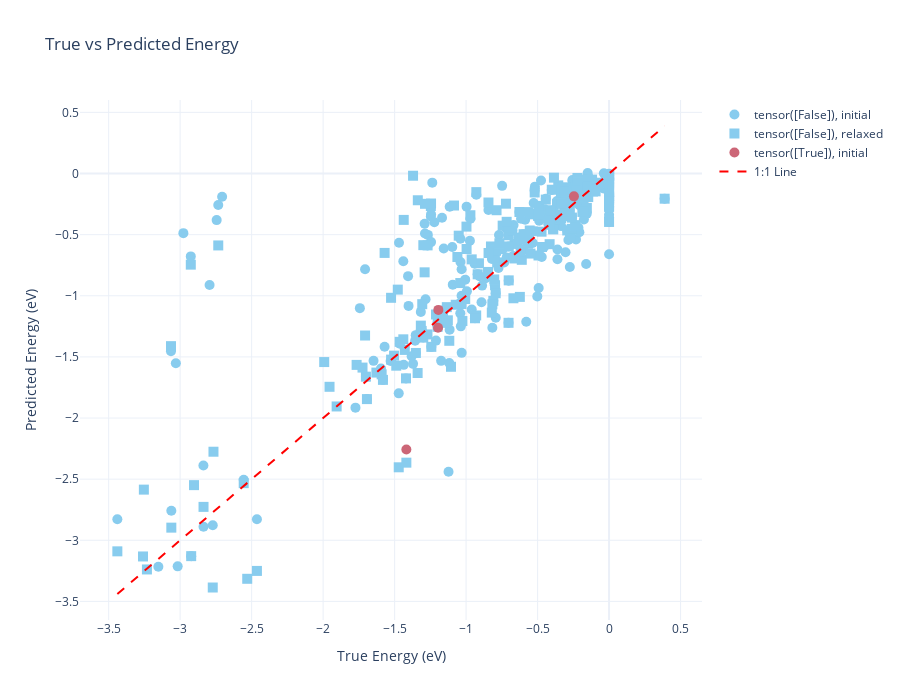

This figure's notebook cell:
### Code cell
# Color palette
color_map = px.colors.qualitative.Safe

fig = go.Figure()

unique_dissociations = df_test_set["Dissociation"].unique()
unique_states = df_test_set["State"].unique()

for i, diss in enumerate(unique_dissociations):
    for j, state in enumerate(unique_states):
        subset = df_test_set[(df_test_set["Dissociation"] == diss) & (df_test_set["State"] == state)]
        if not subset.empty:
            fig.add_trace(go.Scatter(
                x=subset['True_eV'],
                y=subset['Prediction_eV'],
                mode='markers',
                name=f"{diss}, {state}",
                marker=dict(
                    size=10,
                    color=color_map[i % len(color_map)],
                    symbol=j
                ),
                # Include extra hover fields
                hovertemplate=
                    "<b>Molecule Group:</b> %{customdata[2]}<br>" +
                    "<b>Molecule:</b> %{customdata[3]}<br>" +
                    "<b>State:</b> %{customdata[1]}<br>" +
                    "<b>Dissociation:</b> %{customdata[0]}<br>" +
                    "<b>True Energy:</b> %{x:.3f} eV<br>" +
                    "<b>Predicted:</b> %{y:.3f} eV<br>" +
                    "<extra></extra>",
                customdata=subset[['Dissociation', 'State', 'Molecule Group', 'Molecule']]
            ))

# 1:1 Line
fig.add_trace(go.Scatter(
    x=[df_test_set['True_eV'].min(), df_test_set['True_eV'].max()],
    y=[df_test_set['True_eV'].min(), df_test_set['True_eV'].max()],
    mode='lines',
    name='1:1 Line',
    line=dict(dash='dash', color='red')
))

# Layout
fig.update_layout(
    title='True vs Predicted Energy',
    xaxis_title='True Energy (eV)',
    yaxis_title='Predicted Energy (eV)',
    width=900,
    height=700,
    template='plotly_white'
)

fig.show()

### Figure 1 — Plotly figure (JSON) as saved in the notebook; plotly's stock layout.template omitted (floating-point values rounded to 4 significant figures; data arrays with more than 128 entries replaced by an {"elided": "..."} marker saying what was removed)
{"data": [{"customdata": {"elided": "225x4 str values"}, "hovertemplate": "<b>Molecule Group:</b> %{customdata[2]}<br><b>Molecule:</b> %{customdata[3]}<br><b>State:</b> %{customdata[1]}<br><b>Dissociation:</b> %{customdata[0]}<br><b>True Energy:</b> %{x:.3f} eV<br><b>Predicted:</b> %{y:.3f} eV<br><extra></extra>", "marker": {"color": "rgb(136, 204, 238)", "size": 10, "symbol": 0}, "mode": "markers", "name": "tensor([False]), initial", "type": "scatter", "x": {"elided": "225 float values"}, "y": {"elided": "225 float values"}}, {"customdata": {"elided": "220x4 str values"}, "hovertemplate": "<b>Molecule Group:</b> %{customdata[2]}<br><b>Molecule:</b> %{customdata[3]}<br><b>State:</b> %{customdata[1]}<br><b>Dissociation:</b> %{customdata[0]}<br><b>True Energy:</b> %{x:.3f} eV<br><b>Predicted:</b> %{y:.3f} eV<br><extra></extra>", "marker": {"color": "rgb(136, 204, 238)", "size": 10, "symbol": 1}, "mode": "markers", "name": "tensor([False]), relaxed", "type": "scatter", "x": {"elided": "220 float values"}, "y": {"elided": "220 float values"}}, {"customdata": [["tensor([True])", "initial", "alkanes_alkenes_alkynes", "Propylene"], ["tensor([True])", "initial", "alkanes_alkenes_alkynes", "Propylene"], ["tensor([True])", "initial", "alkanes_alkenes_alkynes", "Propylene"], ["tensor([True])", "initial", "alkanes_alkenes_alkynes", "Propylene"]], "hovertemplate": "<b>Molecule Group:</b> %{customdata[2]}<br><b>Molecule:</b> %{customdata[3]}<br><b>State:</b> %{customdata[1]}<br><b>Dissociation:</b> %{customdata[0]}<br><b>True Energy:</b> %{x:.3f} eV<br><b>Predicted:</b> %{y:.3f} eV<br><extra></extra>", "marker": {"color": "rgb(204, 102, 119)", "size": 10, "symbol": 0}, "mode": "markers", "name": "tensor([True]), initial", "type": "scatter", "x": [-1.196, -0.2457, -1.194, -1.418], "y": [-1.261, -0.1866, -1.115, -2.258]}, {"line": {"color": "red", "dash": "dash"}, "mode": "lines", "name": "1:1 Line", "type": "scatter", "x": [-3.439, 0.3888], "y": [-3.439, 0.3888]}], "layout": {"height": 700, "title": {"text": "True vs Predicted Energy"}, "width": 900, "xaxis": {"title": {"text": "True Energy (eV)"}}, "yaxis": {"title": {"text": "Predicted Energy (eV)"}}}}
